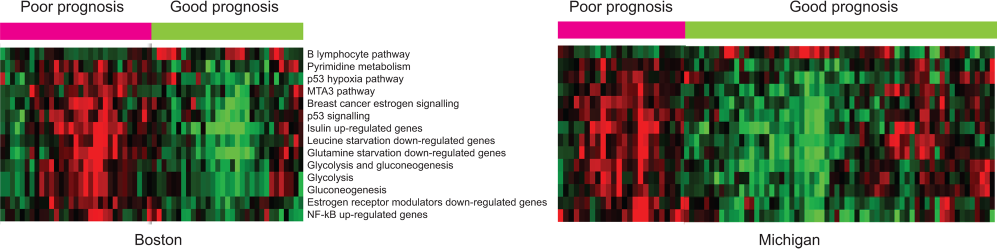
#> input picture PMC2563693/figure-reproduction/published/figure-4.png, 1993 x 497 px, found by its file name (shown at 1/2 size)
$ python heatmaps.py ../published/figure-4.png ../published/figure-4.png ../published/figure-4.png
#> lines starting #> are read from the running program, lines starting #| are printed output that depends on the picture
"""Read the published heatmaps of Fig. 4 (lung) and Fig. S4 (breast): published_heatmaps.json.

Usage: heatmaps.py PUBLISHED_DIR SUPPLEMENT_DIR OUT.json

Each heatmap has one row per pathway and one column per patient, the patients of the poor-prognosis
(metastatic) class first, under a magenta bar, then the others under a green bar. For each row we
read the mean of red minus green over the cells of each class (the cell centres, away from the cell
borders). The figures print no values; what can be compared is the direction of each row: whether
its colour is redder in the poor-prognosis (metastatic) patients than in the others.

Fig. 4 is read from the PLOS PNG (published/figure-4.png); the class boundaries are the ends of the
magenta and green bars above each heatmap, the heatmap rows the band of coloured rows under them.
Its cells are large enough to read one by one: each class's span holds as many equal columns as
Table S1 has patients in that class (Boston 31 and 31, Michigan 24 and 62; the colour changes in the
picture fall on these column edges), and "cells" keeps red minus green at the centre of every cell,
rows in the printed order, poor-prognosis columns first, in the published left-to-right order.
Fig. S4 is read from the supplementary PDF rendered at 300 dpi; its class boundaries and rows come
from the PDF's own drawing commands (the bars) and image placements (the heatmaps).
"""

from __future__ import annotations

import json
import sys
from pathlib import Path

import numpy as np
import pymupdf
from PIL import Image

# Row labels as printed, top to bottom, with their C2 gene sets.
FIG4_ROWS = [
    ("B lymphocyte pathway", "blymphocytePathway"),
    ("Pyrimidine metabolism", "MAP00240_Pyrimidine_metabolism"),
    ("p53 hypoxia pathway", "p53hypoxiaPathway"),
    ("MTA3 pathway", "mta3Pathway"),
    ("Breast cancer estrogen signalling", "breast_cancer_estrogen_signalling"),
    ("p53 signalling", "p53_signalling"),
    ("Isulin up-regulated genes", "INSULIN_2F_UP"),
    ("Leucine starvation down-regulated genes", "LEU_DOWN"),
    ("Glutamine starvation down-regulated genes", "GLUT_DOWN"),
    ("Glycolysis and gluconeogenesis", "MAP00010_Glycolysis_Gluconeogenesis"),
    ("Glycolysis", "GLYCOL"),
    ("Gluconeogenesis", "GLUCO"),
    ("Estrogen receptor modulators down-regulated genes", "FRASOR_ER_DOWN"),
    ("NF-kB up-regulated genes", "NFKB_INDUCED"),
]
FIGS4_ROWS = [
    ("Actin pathway", "actinYPathway"),
    ("Repamycin starvation down-regulated genes", "RAP_DOWN"),
    ("Leucine starvation down-regulated genes", "LEU_DOWN"),
    ("Glutamine starvation down-regulated genes", "GLUT_DOWN"),
    ("Bretani cell cycle", "CR_CELL_CYCLE"),
    ("Cyclin regulated genes", "SA_REG_CASCADE_OF_CYCLIN_EXPR"),
    ("Cell cycle", "Cell_Cycle"),
    ("Cell cycle checkpoint II genes", "cell_cycle_checkpointII"),
    ("KRAS up-regulated genes", "KRAS_TOP100_KNOCKDOWN"),
    ("GNF female genes", "GNF_FEMALE_GENES"),
    ("IL7 pathway", "il7Pathway"),
    ("IL22 pathway", "il22bpPathway"),
    ("MMP/Cytokine connection", "SA_MMP_CYTOKINE_CONNECTION"),
]
FIG4_COLUMNS = {"lung_boston": (31, 31), "lung_michigan": (24, 62)}  # Table S1: poor, good
S4_DPI = 300
MAGENTA, GREEN = np.array([236, 0, 140]), np.array([140, 198, 63])


def near(px, colour, tol=45):
    return np.all(np.abs(px.astype(int) - colour) <= tol, axis=-1)


def rows_of(im, x0, x1, y0, y1, n):
    """Mean red minus green of each of n equal row bands, over columns x0..x1 (cell centres only)."""
    band = (y1 - y0) / n
    out = []
    for i in range(n):
        a, b = int(round(y0 + (i + 0.25) * band)), int(round(y0 + (i + 0.75) * band))
        cells = im[a:b, int(x0):int(x1)].astype(float)
        out.append(float(np.mean(cells[..., 0] - cells[..., 1])))
    return out


def cells_of(im, x0, x1, ncol, y0, y1, nrow):
    """Red minus green at the centre (middle 40% each way) of each of nrow x ncol equal cells."""
    w, h = (x1 - x0) / ncol, (y1 - y0) / nrow
    out = np.zeros((nrow, ncol))
    for i in range(nrow):
        for j in range(ncol):
            c = im[int(y0 + (i + 0.3) * h):int(y0 + (i + 0.7) * h), int(x0 + (j + 0.3) * w):int(x0 + (j + 0.7) * w)].astype(float)
            out[i, j] = np.mean(c[..., 0] - c[..., 1])
    return out


def block(im, xs, y0, y1, n):
    """Rows of one heatmap: xs = (poor start, boundary, good end) in pixels."""
    pad = 2
    poor = rows_of(im, xs[0] + pad, xs[1] - pad, y0, y1, n)
    good = rows_of(im, xs[1] + pad, xs[2] - pad, y0, y1, n)
    return poor, good


def fig4(pub):
    im = np.asarray(Image.open(pub / "figure-4.png").convert("RGB"))
#> im is the input picture: shape (497, 1993, 3); mean R, G, B 142, 140.5, 124.9
    h, w, _ = im.shape
#> h = 497; w = 1993
    out = {}
    for name, (lo, hi) in (("lung_boston", (0, w // 2)), ("lung_michigan", (w // 2, w))):
        sub = im[:, lo:hi]
        bar_rows = np.where(near(sub, MAGENTA).sum(axis=1) > 50)[0]
        bar_y, bar_end = int(np.median(bar_rows)), int(bar_rows.max())
        mag = np.where(near(sub[bar_y], MAGENTA))[0]
        grn = np.where(near(sub[bar_y], GREEN))[0]
        xs = (lo + mag.min(), lo + grn.min(), lo + grn.max() + 1)
        # heatmap rows: below the bar, the rows whose cells are mostly not white
        coloured = (im[:, xs[0]:xs[2]].astype(int).sum(axis=2) < 600).mean(axis=1) > 0.9
        ys = [y for y in range(bar_end + 3, h) if coloured[y]]
        y0, y1 = ys[0], ys[0]
        while y1 + 1 < h and coloured[y1 + 1]:
            y1 += 1
        poor, good = block(im, xs, y0, y1 + 1, len(FIG4_ROWS))
        npoor, ngood = FIG4_COLUMNS[name]
        cells = np.hstack([cells_of(im, xs[0], xs[1], npoor, y0, y1 + 1, len(FIG4_ROWS)),
                           cells_of(im, xs[1], xs[2], ngood, y0, y1 + 1, len(FIG4_ROWS))])
        out[name] = {"box": [int(xs[0]), int(y0), int(xs[2]), int(y1 + 1)], "boundary": int(xs[1]),
                     "rows": [{"label": l, "set": s, "poor": round(p, 2), "good": round(g, 2), "redder_in_poor": p > g}
                              for (l, s), p, g in zip(FIG4_ROWS, poor, good)],
                     "columns": [npoor, ngood], "cells": np.round(cells, 1).tolist()}
#> this loop made 2 passes
#> (bar_y, bar_end, xs, y0) on passes 1 to 2: (62, 78, (0, 303, 606), 95), (59, 76, (1116, 1371, 1993), 92)
#> pass 1, in fig4, `sub = im[:, lo:hi]`:
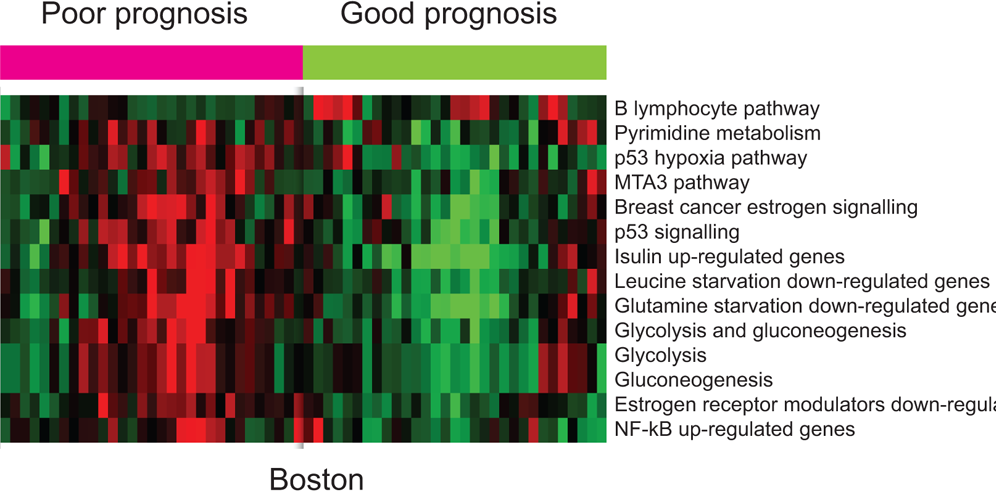
#> sub: shape (497, 996, 3); mean R, G, B 160.3, 156.4, 145.4
#> pass 2, in fig4, `sub = im[:, lo:hi]`:
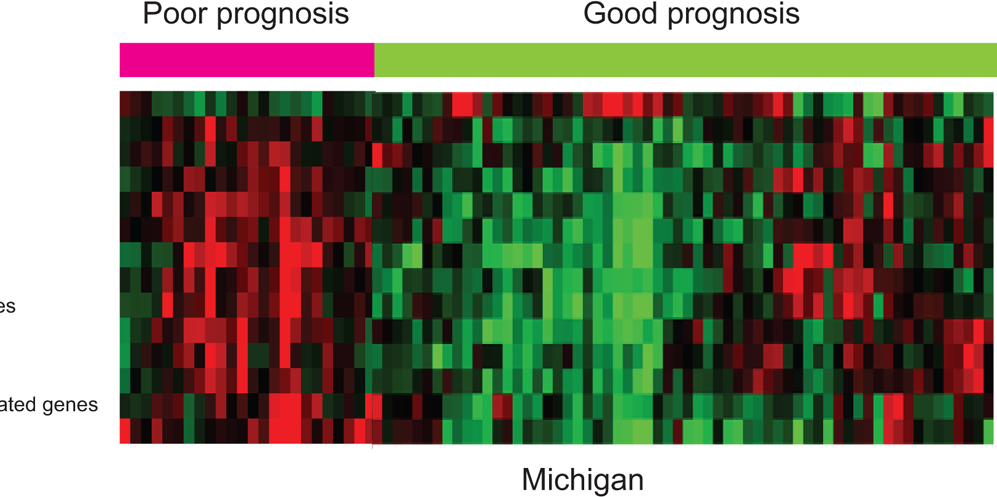
#> sub: shape (497, 997, 3); mean R, G, B 123.6, 124.6, 104.4
#> after the loop, out = 2 items
    return out


def figs4(supp):
#> (the run stopped early here; a loop or call above may not have finished)
